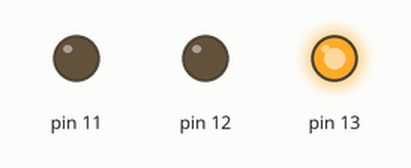
Simulated run of this sketch. Board: Arduino Uno, built with avr-gcc and run on an emulated ATmega328P. On the bench: output pins drawn as LEDs (lit = HIGH).

Above: at 0.2 s.
At 1.7 s:
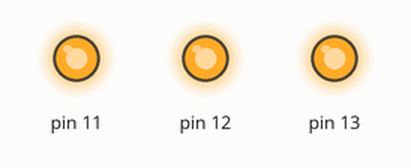
At 2.7 s:
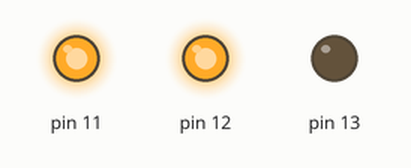
At 3.5 s:
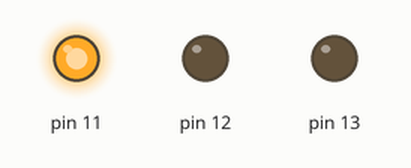
At 4.1 s:
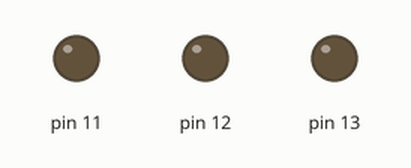
At 5.2 s:
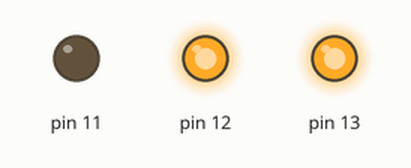
Timing chart, 0 to 5.7 s (numbered marks = the images above):
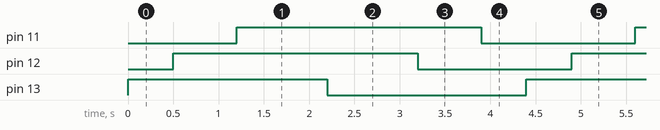

The sketch:

led_piscando.ino
```cpp
// C++ code
//
void setup()
{
  pinMode(13, OUTPUT);
  pinMode(12, OUTPUT);
  pinMode(11, OUTPUT);
}

void loop()
{
  digitalWrite(13, HIGH);
  delay(500);
  digitalWrite(12, HIGH);
  delay(700);
  digitalWrite(11, HIGH);
  delay(1000);
  digitalWrite(13, LOW);
  delay(1000);
  digitalWrite(12, LOW);
  delay(700);
  digitalWrite(11, LOW);
  delay(500);

}
```

Measured:
- by itself, pin 11, pin 12: alternates HIGH for 2.7 s and LOW for 1.7 s
- by itself, pin 13: alternates HIGH for 2.2 s and LOW for 2.2 s
- by itself, everything shown: repeats every 4.4 s, in 6 steps
